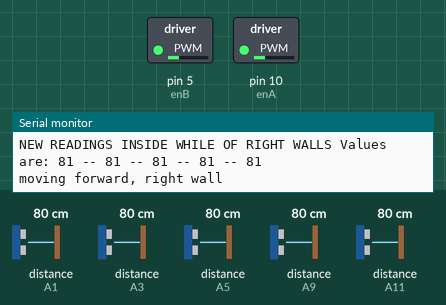
The sketch below on a simulated Arduino Mega 2560, built with avr-gcc and run on an emulated ATmega2560. Parts: switched loads named in the sketch (green lamp = pin HIGH), the last lines printed to the serial monitor. Dashed ring = blinking. The inputs (shaded band) are chosen by the test bench; at power-on: distance to the obstacle (sensors on A3, A1, A5, A9, A11) 80 cm. The echo pulse lasts 58.3 µs per cm.

Above: at 16.8 s.
16.9 s: distance to the obstacle (sensor on A3) set to 76 cm
At 17.41 s:
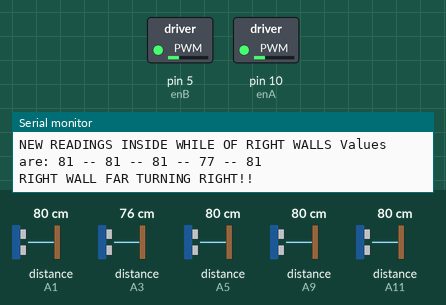
19.9 s: distance to the obstacle (sensor on A1) set to 33 cm
22.9 s: distance to the obstacle (sensor on A1) set to 27 cm
At 23.9 s:
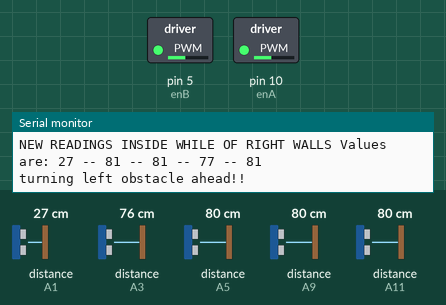
Timing chart, 0 to 25.9 s (numbered marks = the images above; inputs shaded):
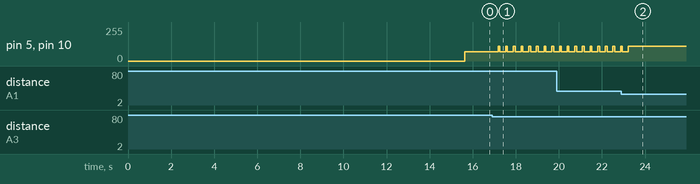

The sketch:

nav.ino
```cpp
#include <NewPing.h>

#define TRIG_PIN A0
#define ECHO_PIN A1
#define TRIG_PINr A2
#define ECHO_PINr A3
#define TRIG_PINfr A4
#define ECHO_PINfr A5
#define TRIG_PINfl A8
#define ECHO_PINfl A9
#define TRIG_PINl A10
#define ECHO_PINl A11
#define MAX_DISTANCE 200
#define SPEED 20 // WE SIT THE SPEED OF THE MOTOR FOR 150 USING AFMOTOR LIBRARY


NewPing sonar(TRIG_PIN, ECHO_PIN, MAX_DISTANCE);
NewPing sonarL(TRIG_PINl, ECHO_PINl, MAX_DISTANCE); //change position
NewPing sonarR(TRIG_PINr, ECHO_PINr, MAX_DISTANCE);
NewPing sonarFR(TRIG_PINfr, ECHO_PINfr, MAX_DISTANCE);
NewPing sonarFL(TRIG_PINfl, ECHO_PINfl, MAX_DISTANCE);


boolean movingForward = false; //this boolean is important to indicate whether the motors are currently moving forward or not


int distance = 45; //setting an inital random distance
int distanceRightSensor = 30; //right sensor
int distanceLeftSensor = 30; // left sensor
int distanceForwardRightSensor = 30; //right sensor
int distanceForwardLeftSensor = 30; // left sensor
int speedSet = 0;
int enA = 10;
int in1 = 9;
int in2 = 8;
// motor two
int enB = 5;
int in3 = 7;
int in4 = 6;

//readPing is a function we are using to assign the distance value of the intended sensor
int readPing() {
  delay(20);
  int CM = sonar.ping_cm(); //ping_cm is a function in in NewPing library that takes the echo pin, trigger pin and the max assigned distance and returns the distance between the sensor and the obstacle
  if(CM == 0) //ultrasonic sensor waves have a max physical distance for their wave so if no data is coming back in we set it as a big value like 250 to avoid errors
  {
    CM = 250;
  }
  return CM;
}

//Similar to previous readPing function except for the right mounted sensor
int readPingL() {
  delay(20);
  int CM = sonarL.ping_cm();
  if(CM == 0)
  {
    CM = 250;
  }
  return CM;
}

//Similar to previous readPing function except for the left mounted sensor
int readPingR() {
  delay(20);
  int CM = sonarR.ping_cm();
  if(CM == 0)
  {
    CM = 250;
  }
  return CM;
}

int readPingFR() {
  delay(20);
  int CM = sonarFR.ping_cm();
  if(CM == 0)
  {
    CM = 250;
  }
  return CM;
}

int readPingFL() {
  delay(20);
  int CM = sonarFL.ping_cm();
  if(CM == 0)
  {
    CM = 250;
  }
  return CM;
}


void SpeedNormal(){

    analogWrite(enA, 70); //motor 1
    analogWrite(enB, 70); //motor 2
	  delay(5);
}

//motor stop function to stop the motors from spinning
void moveStop() {
  digitalWrite(in1, LOW);
  digitalWrite(in2, LOW);
  digitalWrite(in3, LOW);
  digitalWrite(in4, LOW);

  movingForward = false;
  }

//Function to make all motors spin clockwise (forward movement)
void moveForward() {

 if(movingForward == false)
  {
    movingForward = true;
    SpeedNormal();

    digitalWrite(in1, LOW);
    digitalWrite(in2, HIGH);
    digitalWrite(in3, LOW);
    digitalWrite(in4, HIGH);
	  delay(5);
  }
}

void moveBackward() {
    movingForward = false;
    digitalWrite(in1, HIGH);
    digitalWrite(in2, LOW);
    digitalWrite(in3, HIGH);
    digitalWrite(in4, LOW);
    delay(5);
}


void turnRight()
{
      analogWrite(enA, 110); //motor 1
      analogWrite(enB, 110); //motor 2
      delay(5);
      digitalWrite(in1, LOW);
      digitalWrite(in2, HIGH);
      digitalWrite(in3, HIGH);
      digitalWrite(in4, LOW);
      delay(5);
}

void turnLeft()
{
      analogWrite(enA, 110); //motor 1
      analogWrite(enB, 110); //motor 2
      digitalWrite(in1, HIGH);
      digitalWrite(in2, LOW);
      digitalWrite(in3, LOW);
      digitalWrite(in4, HIGH);
      delay(5);
}


void setup() {
  Serial.begin(9600);
  delay(15000);
  distance = readPing(); // we repeat each distance assigning more than 1 time incase of an error reading that might occur at the start
  delay(100);
  distanceForwardRightSensor = readPingFR();
  delay(100);
  distanceForwardLeftSensor = readPingFL();
  delay(100);
  distanceRightSensor = readPingR();
  delay(100);
  distanceLeftSensor = readPingL();
  delay(100);

}

void loop() {

  if(distance>=30 && distanceForwardRightSensor > 10 && distanceForwardLeftSensor > 10)
  {
    if(distanceRightSensor <= 90 && distanceRightSensor >= 5)
    {
      while(distance >= 30 && distanceForwardRightSensor > 11 && distanceForwardLeftSensor > 11)
      {
        if(distanceRightSensor <= 18)
        {
          moveStop();
          turnLeft();
          Serial.println("RIGHT WALL CLOSE TURNING LEFT!!");
          delay(50);
          moveStop();
          moveForward();
          delay(70);
        }
        else if (distanceRightSensor >= 50 && distanceRightSensor <= 80)
        {
          moveStop();
          turnRight();
          Serial.println("RIGHT WALL FAR TURNING RIGHT!!");
          delay(50);
          moveStop();
          moveForward();
          delay(70);

        }
        else if (distanceRightSensor >= 125)
        {
          moveStop();
          turnRight(); //need to code this function
          delay(500);
          moveStop();
          moveForward();
          delay(500);
          Serial.println("new right, right wall");
        }
        else
        {
        moveForward();
        delay(5);
        Serial.println("moving forward, right wall");
        }
        distance = readPing();
        delay(10);
        distanceForwardRightSensor = readPingFR();
        delay(10);
        distanceForwardLeftSensor = readPingFL();
        delay(10);
        distanceRightSensor = readPingR();
        delay(10);
        distanceLeftSensor = readPingL();
        delay(10);
        char buffer[100];
        sprintf(buffer, "NEW READINGS INSIDE WHILE OF RIGHT WALLS Values are: %d -- %d -- %d -- %d -- %d", distance, distanceForwardRightSensor, distanceForwardLeftSensor, distanceRightSensor, distanceLeftSensor);
        Serial.println(buffer);
      }

        turnLeft();
        delay(10);
        Serial.println("turning left obstacle ahead!!");
        distance = readPing();
        delay(10);
        distanceForwardRightSensor = readPingFR();
        delay(10);
        distanceForwardLeftSensor = readPingFL();
        delay(10);
        distanceRightSensor = readPingR();
        delay(10);
        distanceLeftSensor = readPingL();
        delay(10);

    }
    else if(distanceLeftSensor <= 80 && distanceLeftSensor >= 5)
    {
      while(distance >= 35 && distanceForwardRightSensor > 11 && distanceForwardLeftSensor > 11)
      {
        if(distanceLeftSensor <= 18)
        {
          moveStop();
          turnRight();
          Serial.println("LEFT WALL FAR CLOSE RIGHT!!");
          delay(40);
          moveStop();
          moveForward();
          delay(60);

        }
        else if (distanceLeftSensor >= 50 && distanceLeftSensor <= 80)
        {
          moveStop();
          turnLeft();
          Serial.println("LEFT WALL FAR TURNING LEFT!!");
          delay(40);
          moveStop();
          moveForward();
          delay(60);

        }
        else if (distanceLeftSensor >= 125)
        {
          moveStop();
          turnLeft(); //need to code this function
          delay(400);
          moveStop();
          moveForward();
          delay(400);
          Serial.println("new left, left wall");
        }
        else
        {
        moveForward();
        delay(5);
        }
        distance = readPing();
        delay(10);
        distanceForwardRightSensor = readPingFR();
        delay(10);
        distanceForwardLeftSensor = readPingFL();
        delay(10);
        distanceRightSensor = readPingR();
        delay(10);
        distanceLeftSensor = readPingL();
        delay(10);
        char buffer[100];
        sprintf(buffer, "NEW READINGS INSIDE WHILE OF LEFT WALLS Values are: %d -- %d -- %d -- %d -- %d", distance, distanceForwardRightSensor, distanceForwardLeftSensor, distanceRightSensor, distanceLeftSensor);
        Serial.println(buffer);
      }


        turnRight();
        delay(10);
        Serial.println("turning right obstacle ahead!!");
        distance = readPing();
        delay(10);
        distanceForwardRightSensor = readPingFR();
        delay(10);
        distanceForwardLeftSensor = readPingFL();
        delay(10);
        distanceRightSensor = readPingR();
        delay(10);
        distanceLeftSensor = readPingL();
        delay(10);
        Serial.println("obstacle ahead, moving right after following left walls");
        char buffer[100];
        sprintf(buffer, "Values are: %d -- %d -- %d -- %d -- %d", distance, distanceForwardRightSensor, distanceForwardLeftSensor, distanceRightSensor, distanceLeftSensor);
        Serial.println(buffer);

    }
    else {
      moveForward();
      delay(10);
      Serial.println("No walls to follow, moving forward");
    }
  }
  else
  {
    if(distance < 30)
    {
      if(distanceLeftSensor > distanceRightSensor)
      {
        turnLeft();
        delay(5);
      }
      else if(distanceLeftSensor < distanceRightSensor)
      {
        turnRight();
        delay(5);
      }
    }
    else if(distanceForwardRightSensor <= 10)
    {
      turnLeft();
      delay(5);
    }
    else if(distanceForwardLeftSensor <= 10)
    {
      turnRight();
      delay(5);
    }
  }

  distance = readPing();
  delay(10);
  distanceForwardRightSensor = readPingFR();
  delay(10);
  distanceForwardLeftSensor = readPingFL();
  delay(10);
  distanceRightSensor = readPingR();
  delay(10);
  distanceLeftSensor = readPingL();
  delay(10);


}
```

Measured:
- the behaviour switches between 80 and 79 cm on distance to the obstacle (sensor on A3) (found by bisection; images 0 and 1)
- the behaviour switches between 30 and 29 cm on distance to the obstacle (sensor on A1) (found by bisection; images 1 and 2)
- after the input at 16.9 s, pin 5 (enB), pin 10 (enA): alternates 110/255 for 0.08 s and 70/255 for 0.27 s, starting after 0.27 s
- after the input at 22.9 s, pin 5 (enB), pin 10 (enA): goes on until 23.2 s, then stays 110/255
